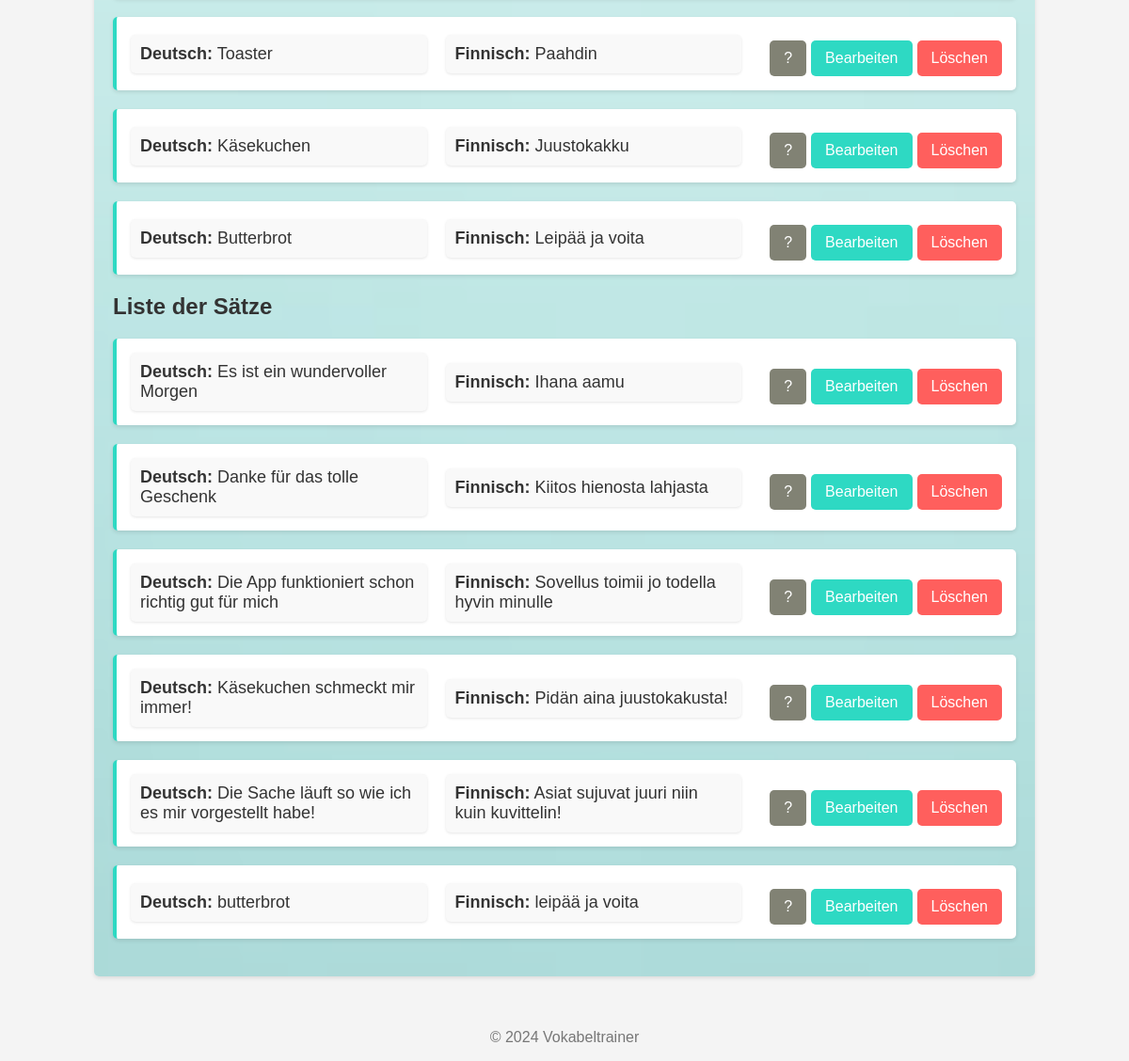
/liste/ (lower part), run on an earlier commit of the app's database.
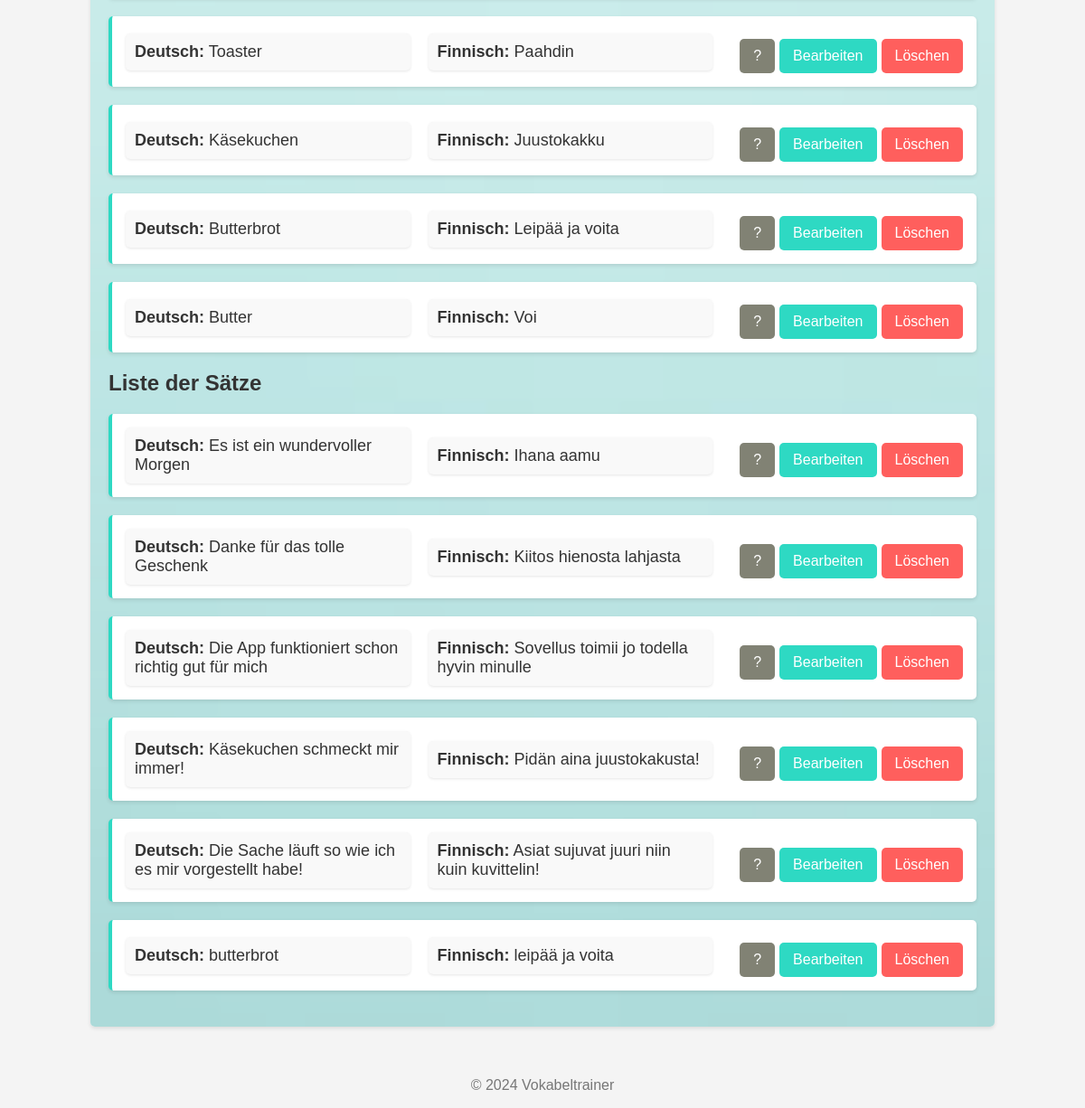
And on a later commit of the database.
### trainer/models.py (models this page shows, shortened)
class Wort(models.Model):
    id = models.AutoField(primary_key=True)  # Explizite ID für Wort
    deutsch = models.CharField(max_length=100)
    finnisch = models.CharField(max_length=100)
    merksatz = models.TextField(null=True, blank=True)
    kategorie = models.ForeignKey(Kategorie, on_delete=models.CASCADE, null=True, default=1)

class Satz(models.Model):
    id = models.AutoField(primary_key=True)  # Explizite ID für Satz
    deutsch = models.CharField(max_length=255)
    finnisch = models.CharField(max_length=255)
    merksatz = models.TextField(null=True, blank=True)
    kategorie = models.ForeignKey(Kategorie, on_delete=models.CASCADE, null=True, default=1)

### trainer/views.py (the view)
# urls.py: path('liste/', WortSatzListeView.as_view(), name='wort_satz_liste'),
class WortSatzListeView(ListView):
    template_name = 'trainer/wort_satz_liste.html'
    context_object_name = 'items'
    def get_queryset(self):
        return Wort.objects.none()  # Gib ein leeres QuerySet zurück, da die Daten in get_context_data kommen
    def get_context_data(self, **kwargs):
        context = super().get_context_data(**kwargs)
        context['wörter'] = Wort.objects.all()  # Alle Wörter holen
        context['sätze'] = Satz.objects.all()  # Alle Sätze holen
        return context

### trainer/templates/trainer/wort_satz_liste.html (shortened to what this page needs)
<!DOCTYPE html>
<html lang="de">
<head>
    {% load static %}
    <link rel="stylesheet" href="{% static 'css/style.css' %}">
</head>
<body>
    <div class="container">
        <ul>
            {% for wort in wörter %}
                <li>
                    <div class="word-block">
                        <strong>Deutsch:</strong> {{ wort.deutsch }}
                    </div>
                    <div class="word-block">
                        <strong>Finnisch:</strong> {{ wort.finnisch }}
                    </div>
                    <div>
                        <button class="show-hint" onclick="toggleMerksatz('merksatz-{{ wort.id }}')">?</button>
                        <a href="{% url 'wort_bearbeiten' wort.id %}" class="btn btn-secondary">Bearbeiten</a>
                        <form method="POST" action="{% url 'wort_loeschen' wort.id %}" style="display:inline;">
                            <button type="submit" class="btn btn-danger">Löschen</button>
                        </form>
                    </div>
                </li>
            {% empty %}
                <li>Keine Wörter vorhanden.</li>
            {% endfor %}
        </ul>
        <h2>Liste der Sätze</h2>
        <ul>
            {% for satz in sätze %}
                <li>
                    <div class="word-block">
                        <strong>Deutsch:</strong> {{ satz.deutsch }}
                    </div>
                    <div class="word-block">
                        <strong>Finnisch:</strong> {{ satz.finnisch }}
                    </div>
                    <div>
                        <button class="show-hint" onclick="toggleMerksatz('merksatz-satz-{{ satz.id }}')">?</button>
                        <a href="{% url 'satz_bearbeiten' satz.id %}" class="btn btn-secondary">Bearbeiten</a>
                        <form method="POST" action="{% url 'satz_loeschen' satz.id %}" style="display:inline;">
                            <button type="submit" class="btn btn-danger">Löschen</button>
                        </form>
                    </div>
                </li>
            {% empty %}
                <li>Keine Sätze vorhanden.</li>
            {% endfor %}
        </ul>
    </div>
    <footer>
        <p>© 2024 Vokabeltrainer</p>
    </footer>
</body>
</html>

What changed in the data, as far as the page shows it:
added Wort: deutsch "Butter", finnisch "Voi"
